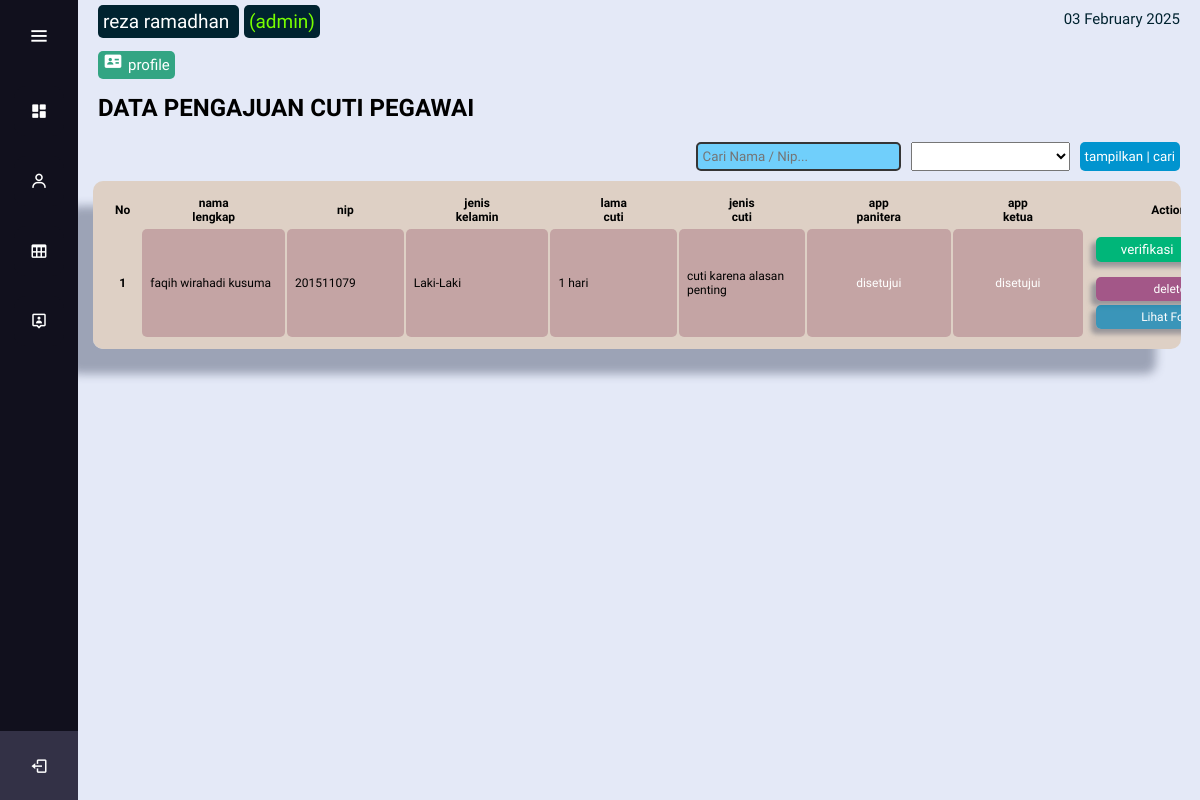
The app's page /dashboard_admin.php?page=total_pengajuan (signed in) with its own data.
### tables this page shows
CREATE TABLE `tbl_multi_user` (
  `id_user` int(11) NOT NULL,
  `nama_lengkap` varchar(100) DEFAULT NULL,
  `nama_depan` varchar(100) DEFAULT NULL,
  `nip` char(18) DEFAULT NULL,
  `jenis_kelamin` varchar(100) DEFAULT NULL,
  `pass_user` varchar(100) DEFAULT NULL,
  `level` varchar(100) DEFAULT NULL
);

CREATE TABLE `tbl_data_cuti_pegawai` (
  `id_cuti_pegawai` int(11) NOT NULL,
  `id_pegawai` int(11) DEFAULT NULL,
  `id_jabatan` int(11) DEFAULT NULL,
  `jenis_kelamin` varchar(100) DEFAULT NULL,
  `nomor_hp` char(13) DEFAULT NULL,
  `kabupaten` varchar(100) DEFAULT NULL,
  `masa_kerja` varchar(50) DEFAULT NULL,
  `jenis_cuti` varchar(100) DEFAULT NULL,
  `alasan_cuti` varchar(225) DEFAULT NULL,
  `lama_cuti` varchar(100) DEFAULT NULL,
  `tanggal_mulai` date DEFAULT NULL,
  `tanggal_selesai` date DEFAULT NULL,
  `nama_panitera` varchar(100) DEFAULT NULL,
  `nama_ketua` varchar(100) DEFAULT NULL,
  `app_panitera` varchar(100) DEFAULT NULL,
  `app_ketua` varchar(100) DEFAULT NULL
);

CREATE TABLE `tbl_data_pegawai` (
  `id_pegawai` int(11) NOT NULL,
  `nama_pegawai` varchar(100) DEFAULT NULL,
  `nip` char(18) DEFAULT NULL,
  `id_jabatan` int(11) DEFAULT NULL,
  `id_user` int(11) DEFAULT NULL,
  `id_golongan` int(11) DEFAULT NULL,
  `unit_kerja` varchar(100) DEFAULT NULL,
  `pendidikan_terakhir` varchar(100) DEFAULT NULL,
  `alamat` varchar(225) DEFAULT NULL
);

### page/admin/total_pengajuan/total_pengajuan.php (the view, shortened to what this page needs)
<?php
require_once('./function/koneksi.php');
$statuse = isset($_GET['statuse']) ? ($_GET['statuse']) : false;
$user = mysqli_query($koneksi, "SELECT
                cuti.*,
                pegawai.*
            FROM
                tbl_data_cuti_pegawai AS cuti
            INNER JOIN
                tbl_data_pegawai AS pegawai ON cuti.id_pegawai = pegawai.id_pegawai");
?>
<div class="data-user"><h1>DATA PENGAJUAN CUTI PEGAWAI</h1>
<?php if($statuse == 'success') :?>
            <div class="alert alert-success" role="alert">
                data berhasil di hapus
            </div>
<?php endif; ?></div>
<form method="post" action="" class="pencarian">
    <input type="text" name="search1" placeholder="Cari Nama / Nip..." class="i_pencarian">
    <select  name="search2">
        <option ></option>
        <option>disetujui</option>
    </select>
    <input type="submit" name="submit" value="tampilkan | cari" class="b_pencarian">
</form>
<table class="table">
    <thead>
        <tr>
        <th scope="col" class="data">No</th>
        <th scope="col" class="data">nama lengkap</th>
        <th scope="col" class="data">nip</th>
        <th scope="col" class="data">jenis kelamin</th>
        <th scope="col" class="data">lama cuti</th>
        <th scope="col" class="data">jenis cuti</th>
        <th scope="col" class="data">app panitera</th>
        <th scope="col" class="data">app ketua</th>
        <th scope="col" class="data">Action</th>
        </tr>
    </thead>
    <tbody class="box-data">
        <?php
        if (isset($_POST['submit'])) {
            $search1 = $_POST['search1'];
            $search2 = $_POST['search2'];
            $sql = "SELECT
                cuti.*,
                pegawai.*
                FROM tbl_data_cuti_pegawai AS cuti
                    INNER JOIN
                        tbl_data_pegawai AS pegawai ON cuti.id_pegawai = pegawai.id_pegawai
                    WHERE
                        (nip LIKE '%$search1%' OR nama_pegawai LIKE '%$search1%')
                        AND (app_panitera LIKE '%$search2%' OR app_ketua LIKE '%$search2%') ";
            $result = $koneksi->query($sql);
            $user = $result->fetch_all(MYSQLI_ASSOC);
        }else{
            $user = $koneksi->query("SELECT
                cuti.*,
                pegawai.*  FROM tbl_data_cuti_pegawai AS cuti
                INNER JOIN
                    tbl_data_pegawai AS pegawai ON cuti.id_pegawai = pegawai.id_pegawai")->fetch_all(MYSQLI_ASSOC);
        }
            $no = 1;
        foreach($user as $usr):?>
        <tr>
            <th scope="row" class="data-box"><?= $no++; ?></th>
            <td class="data-db"><?= $usr['nama_pegawai']?></td>
            <td class="data-db"><?= $usr['nip']?></td>
            <td class="data-db"><?= $usr['jenis_kelamin']?></td>
            <td class="data-db"><?= $usr['lama_cuti']?></td>
            <td class="data-db"><?= $usr['jenis_cuti']?></td>
            <td class="data-db" style=" color: rgb(255, 255, 255);  text-align: center;">
                                    <?=
                                            $usr['app_panitera']
                                    ?>
                                </td>
            <td class="data-db" style=" color: rgb(255, 255, 255);  text-align: center;">
                                    <?=
                                            $usr['app_ketua']
                                    ?>
            </td>
            <td class="data-db" style="background: transparent; display: flex;">
                <form method="POST" class="btn btn-info badge" style="background-color: rgb(0, 182, 121);">
                    <input type="submit"  name="verifikasi" value="verifikasi">
                </form>
            </td>
            <td class="data-db2" style="background: transparent; display: flex;">
                <a class="btn btn-danger badge" href="<?= BASE_URL . 'process/process_user/process_admin/process_pegawai/process_delete.php?id_pegawai='.$usr['id_pegawai'] ?>">delete</a>
                <a class="btn btn-info badge"  href="<?= BASE_URL . 'dashboard_admin.php?page=edit_user1&id_pegawai='.$usr['id_pegawai'] ?>" >Lihat Form</a>
            </td>
        </tr>
        <?php endforeach;?>
    </tbody>
</table>
</body>
</html>

### home-nav.php (shortened to what this page needs)
<div class="text">
          <div class="nama"><span style=" font-size:19px; color:white; margin-right:5px;"><?= $user['nama_lengkap'] ?>  </span>
                            <span style="color:#77ff00; font-size:19px;">(<?= $user['level'] ?>)</span><br><br>
                            <span class="span1"><a href="<?= BASE_URL . 'dashboard_admin.php?page=edit_data_profile'?>"><i class='bx bxs-id-card bx-tada' ></i>profile</a></span>
          </div>
          <div class="tanggal" id="clock">
            <?php
              $tanggal_sekarang = strftime("%d %B %Y ");
              echo "<p>{$tanggal_sekarang}</p>";
            ?>
          </div>
</div>

### style/style.css (style rules this page uses)
* { margin: 0; padding: 0; box-sizing: border-box; font-family: 'DynaPuff', cursive; }
* { margin: 0; padding: 0; box-sizing: border-box; }
.home-section .text { display: flex; justify-content: center; align-items: start; width: 100%; padding: 10px 20px; justify-content: space-between; color: #ffffff; font-size: 15px; font-weight: 200; margin-bottom: 10px; }
.home-section .text span { background-color: #002330; padding: 5px; border-radius: 5px; }
.home-section .text .span1 { background-color: #33a583; padding: 5px; margin-top: 5px; }
.home-section .text .tanggal { color: #002330; }
.data-user h1 { margin-left: 20px; margin-bottom: 20px; }
.table { display: inline-block; flex-direction: column; min-width: 97%; max-width: 97%; max-height: 60vh; background-color: #dcccbad3; margin-left: 15px; margin-right: 15px; margin-bottom: 40px; font-size: 12px; border: none; font-family: 'DynaPuff', cursive; padding: 10px; border-radius: 10px; box-shadow: -25px 25px 10px rgba(61, 70, 96, 0.427); white-space: wrap; overflow: auto; text-overflow: ellipsis; align-items: center; }
.data-box { padding-left: 3px; padding-right: 3px; }
.data-db { box-sizing: border-box; padding-left: 8px; padding-right: 8px; padding-top: 5px; padding-bottom: 5px; border: none; font-family: 'DynaPuff', cursive; background-color: #a7727d76; border-radius: 5px; margin: 1px; }
.data-db2 { box-sizing: border-box; padding-left: 8px; padding-right: 8px; padding-top: 5px; padding-bottom: 5px; border: none; font-family: 'DynaPuff', cursive; background-color: #a7727d76; border-radius: 5px; margin: 1px; }
.table .data { width: 100%; padding-left: 50px; padding-right: 50px; margin-left: 50px; }
.table .data:nth-child(1) { padding: 10px; width: 5px; }
.table .data:nth-child(2) { width: 25%; }
.table .data:nth-child(3) { width: 20%; }
.table .data:nth-child(4) { width: 20%; }
.table .data:nth-child(5) { width: 20%; }
.table .data:nth-child(6) { width: 20%; }
.table .data:nth-child(7) { width: 20%; }
.table .data:nth-child(8) { width: 20%; }
.table .data:nth-child(9) { width: 20%; }
.table .data-db2 { display:flex; flex-direction: column; background-color: #6a66b57d; width: 100%; }
.table .box-data .btn:nth-child(1) { background-color: #913174c2; padding-top: 5px; padding-bottom: 5px; padding-right: 25px; padding-left: 25px; border-radius: 5px; margin: 2px; color: #ffffff; border: none; text-decoration: none; text-align: center; transition: all 0.5s; box-shadow: -5px 5px 5px rgba(61, 70, 96, 0.427); }
.table .box-data .btn:nth-child(2) { background-color: #0081b4bd; padding: 5px; margin: 2px; border-radius: 5px; border: none; color: white; text-decoration: none; text-align: center; transition:all 0.5s ease; box-shadow: -5px 5px 5px rgba(61, 70, 96, 0.427); }
.table .box-data .btn input { border: none; background-color: transparent; cursor: pointer; color: white; }
.pencarian { display: flex; justify-content: end; padding: 0px 20px; margin: 10px 0px; gap: 10px; }
.pencarian .b_pencarian { background-color: #0194cf; padding: 5px; color: white; border: none; border-radius: 5px; transition: all 0.5s ease; }
.pencarian .i_pencarian { background-color: #04b8ff83; padding: 5px; border: 2px solid #353535; color: white; border-radius: 5px; }
.text .nama .span1 a { text-decoration: none; color: white; }
.text .nama .span1 a i { font-size: 20px; margin-right: 5px; }

### records on screen
tbl_multi_user: nama_lengkap "reza ramadhan", level "admin"
tbl_data_cuti_pegawai: id_pegawai.nama_pegawai "faqih wirahadi kusuma", id_pegawai.nip "201511079", jenis_kelamin "Laki-Laki", lama_cuti "1 hari", jenis_cuti "cuti karena alasan penting", app_panitera "disetujui", app_ketua "disetujui"

### other values on screen
$tanggal_sekarang "03 February 2025"
